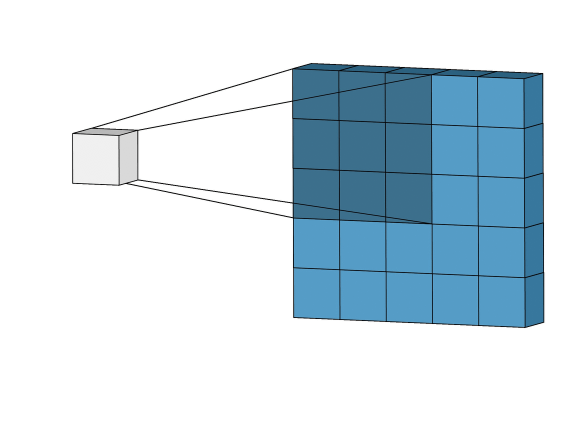
#> input picture page/conv.gif, 1170 x 849 px, found by its file name (shown at 1/2 size)
$ python gifresize.py   (older library calls are emulated)
#> lines starting #> are read from the running program, lines starting #| are printed output that depends on the picture
import os
from PIL import Image

def resize_gif(path, save_as=None, resize_to=None):
    """
    Resizes the GIF to a given length:

    Args:
        path: the path to the GIF file
        save_as (optional): Path of the resized gif. If not set, the original gif will be overwritten.
        resize_to (optional): new size of the gif. Format: (int, int). If not set, the original GIF will be resized to
                              half of its size.
    """
    all_frames = extract_and_resize_frames(path, resize_to)

    if not save_as:
        save_as = path

    if len(all_frames) == 1:
        print("Warning: only 1 frame found")
        all_frames[0].save(save_as, optimize=True)
    else:
        all_frames[0].save(save_as, optimize=True, save_all=True, append_images=all_frames[1:], loop=1000)


def analyseImage(path):
    """
    Pre-process pass over the image to determine the mode (full or additive).
    Necessary as assessing single frames isn't reliable. Need to know the mode
    before processing all frames.
    """
#> called with path = 'conv.gif'
    im = Image.open(path)
#> im is the input picture: PIL image 1170x849 P; mean R, G, B 206.1, 221.7, 230.8
    results = {
        'size': im.size,
        'mode': 'full',
    }
#> results = {'size': (1170, 849), 'mode': 'full'}
    try:
        while True:
            if im.tile:
                tile = im.tile[0]
                update_region = tile[1]
                update_region_dimensions = update_region[2:]
                if update_region_dimensions != im.size:
                    results['mode'] = 'partial'
                    break
            im.seek(im.tell() + 1)
#> this loop made 9 passes
#> tile on passes 2 to 9: ('gif', (0, 0, 1170, 849), 74633, (8, False, -1)), ('gif', (0, 0, 1170, 849), 153300, (8, False, -1)), ('gif', (0, 0, 1170, 849), 236151, (8, False, -1)), ('gif', (0, 0, 1170, 849), 317078, (8, False, -1)), ('gif', (0, 0, 1170, 849), 401558, (8, False, -1)), ('gif', (0, 0, 1170, 849), 492137, (8, False, -1)), ('gif', (0, 0, 1170, 849), 579116, (8, False, -1)), ('gif', (0, 0, 1170, 849), 669238, (8, False, -1))
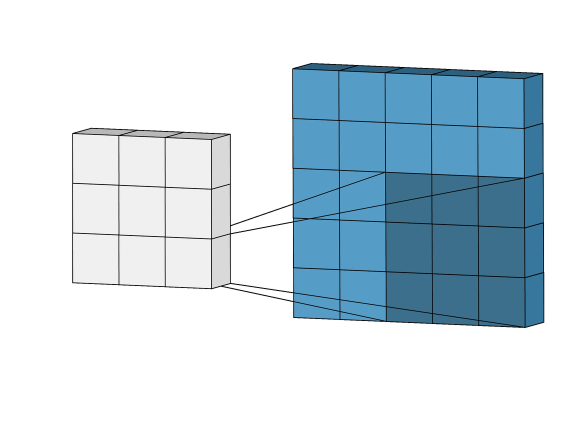
#> im: PIL image 1170x849 RGB (shown at 1/2 size); mean R, G, B 204, 219.5, 228.6
    except EOFError:
        pass
    return results


def extract_and_resize_frames(path, resize_to=None):
    """
    Iterate the GIF, extracting each frame and resizing them

    Returns:
        An array of all frames
    """
    mode = analyseImage(path)['mode']
#> mode = 'full'

    im = Image.open(path)

    if not resize_to:
        resize_to = (im.size[0] // 2, im.size[1] // 2)

    i = 0
    p = im.getpalette()
#> p = 768 values, max 255 at index 174, min 0 at index 708, mean 90.5
    last_frame = im.convert('RGBA')

    all_frames = []

    try:
        while True:
            # print("saving %s (%s) frame %d, %s %s" % (path, mode, i, im.size, im.tile))

            '''
            If the GIF uses local colour tables, each frame will have its own palette.
            If not, we need to apply the global palette to the new frame.
            '''
            if not im.getpalette():
                im.putpalette(p)

            new_frame = Image.new('RGBA', im.size)

            '''
            Is this file a "partial"-mode GIF where frames update a region of a different size to the entire image?
            If so, we need to construct the new frame by pasting it on top of the preceding frames.
            '''
            if mode == 'partial':
                new_frame.paste(last_frame)

            new_frame.paste(im, (0, 0), im.convert('RGBA'))

            new_frame.thumbnail(resize_to, Image.ANTIALIAS)
            all_frames.append(new_frame)

            i += 1
            last_frame = new_frame
            im.seek(im.tell() + 1)
#> this loop made 2 passes
#> pass 1, in extract_and_resize_frames, `last_frame = new_frame`:
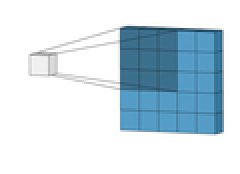
#> last_frame: PIL image 120x87 RGBA (shown 2 times larger); mean R, G, B, A 205.8, 221.4, 230.5, 255
#> after the loop:
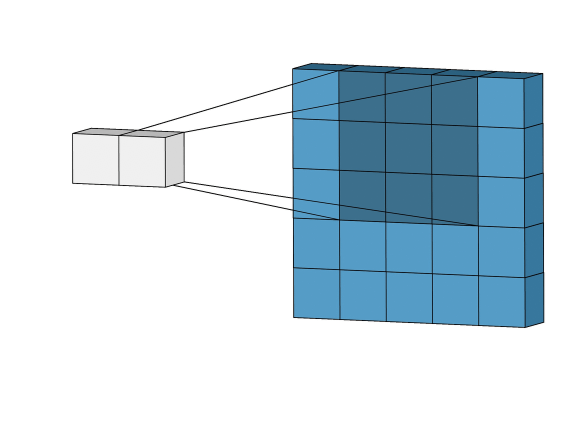
#> im: PIL image 1170x849 RGB (shown at 1/2 size); mean R, G, B 205.9, 221.4, 230.5
#> after the loop, all_frames = 1 item; i = 1
    except EOFError:
        pass

    return all_frames

# 於這裡進行輸入輸出的設定
#> (the run stopped early here; a loop or call above may not have finished)
